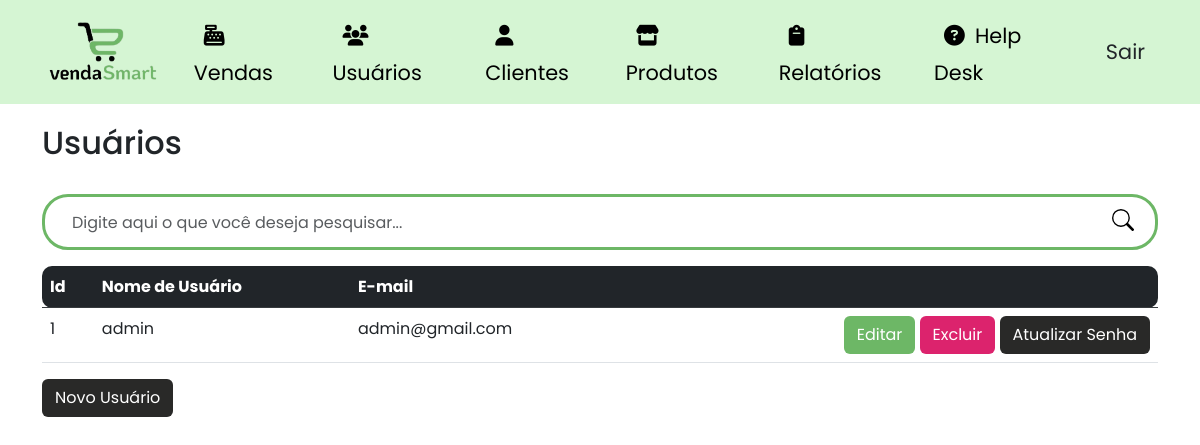
Page /usuarios (signed in) on the earlier database version.
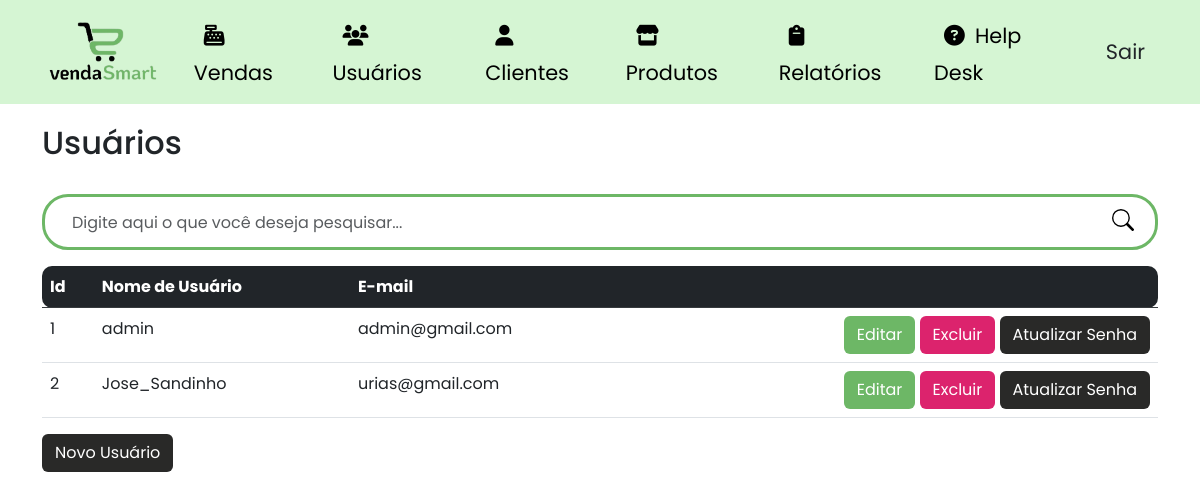
Same page on the later database version.
### site_atividade/models/__init__.py (models this page shows, shortened)
class Usuario(database.Model, UserMixin):
    id = database.Column(database.Integer, primary_key=True)
    usuario = database.Column(database.String, nullable=False, unique=True)
    email = database.Column(database.String, nullable=False, unique=True)
    senha = database.Column(database.String, nullable=False)

### site_atividade/routers/__init__.py (the view)
@app.route("/usuarios")
@login_required
def usuarios():
    form_cadastro_usuario = FormCadastroUsuario()
    form_editar_usuario = FormEditarUsuario()
    form = FormAtualizarSenha()
    search_query = request.args.get('search')
    if search_query:
        usuarios = Usuario.query.filter(Usuario.usuario.ilike(f"%{search_query}%")).all()
    else:
        usuarios = Usuario.query.all()
    return render_template('lista_usuario.html', usuarios=usuarios, form_cadastro_usuario=form_cadastro_usuario, form_editar_usuario=form_editar_usuario, search_query=search_query, form=form)

### site_atividade/forms/__init__.py
class FormCadastroUsuario(FlaskForm):
    usuario = StringField('Usuário:', validators=[DataRequired(), Length(min=5)])
    email = StringField('E-mail:', validators=[DataRequired(), email()])
    senha = PasswordField('Senha:',  validators=[DataRequired(), length(6, 16)])
    confirmacao = PasswordField('Confirmação da senha:',  validators=[DataRequired(), equal_to('senha')])
    submit_cadastro_usuario = SubmitField('Criar')

class FormEditarUsuario(FlaskForm):
    usuario = StringField('Usuário:', validators=[DataRequired(), Length(min=5)])
    email = StringField('E-mail:', validators=[DataRequired(), email()])

### site_atividade/models/__init__.py (called while the page is built)
@login_manager.user_loader
def load_usuario(id_usuario):
    return Usuario.query.get(int(id_usuario))

### site_atividade/templates/lista_usuario.html (shortened to what this page needs)
{% extends 'base.html' %}
{% block body %}
        <div class="container theme-showcase" role="main">
            <div class="page-header">
                <br>
                <h2 class="box-title col-md-12">Usuários</h2>
            </div>
            <br>
            <div class="search-box">
                <form class="form-search" action="{{ url_for('usuarios') }}" method="GET">
                    <div class="input-group form-group-search">
                        <input type="text" class="form-control form-control-search" placeholder="Digite aqui o que você deseja pesquisar..." id="search-input" name="search">
                        <span class="input-group-btn">
                            <button class="btn-search type="submit"></button>
                        </span>
                    </div>
                </form>
            </div>
            <table class="table table-hover table-centered" overflow="scroll">
                <thead class="table-dark">
                    <tr>
                        <th class="table-rounded-start">Id</th>
                        <th>Nome de Usuário</th>
                        <th>E-mail</th>
                        <th class="table-rounded-end"> </th>
                    </tr>
                </thead>
                <tbody>
                {% for usuario in usuarios %}
                    <tr data-href="#">
                        </td> <td>{{ usuario.id }}</td>
                        <td>{{ usuario.usuario }}</td>
                        <td>{{ usuario.email }}</td>
                        <td class="btn-usuario">
                            <a class="btn btn-color1 text-white" href="{{ url_for('editar_usuario', id=usuario.id) }}" data-toggle="modal" data-target="#editarUsuarioModal{{ usuario.id }}">Editar</a>
                            <a class="btn btn-color2 text-white excluir-usuario-btn" data-toggle="modal" data-target="#excluirUsuarioModal{{ usuario.id }}">Excluir</a>
                            <a class="btn btn-color3" data-toggle="modal" data-target="#atualizarSenhaModal{{ usuario.id }}">Atualizar Senha</a>
                        </td>
                    </tr>
                {% endfor %}
                </tbody>
            </table>
            <div class="pull-right">
                <button type="button" class="btn btn-color3" data-toggle="modal" data-target="#novoUsuarioModal">
                    Novo Usuário
                </button>
            </div>
        </div>
{% endblock %}

Differences in the rows shown:
added Usuario: id "2", usuario "Jose_Sandinho", email "urias@gmail.com"
